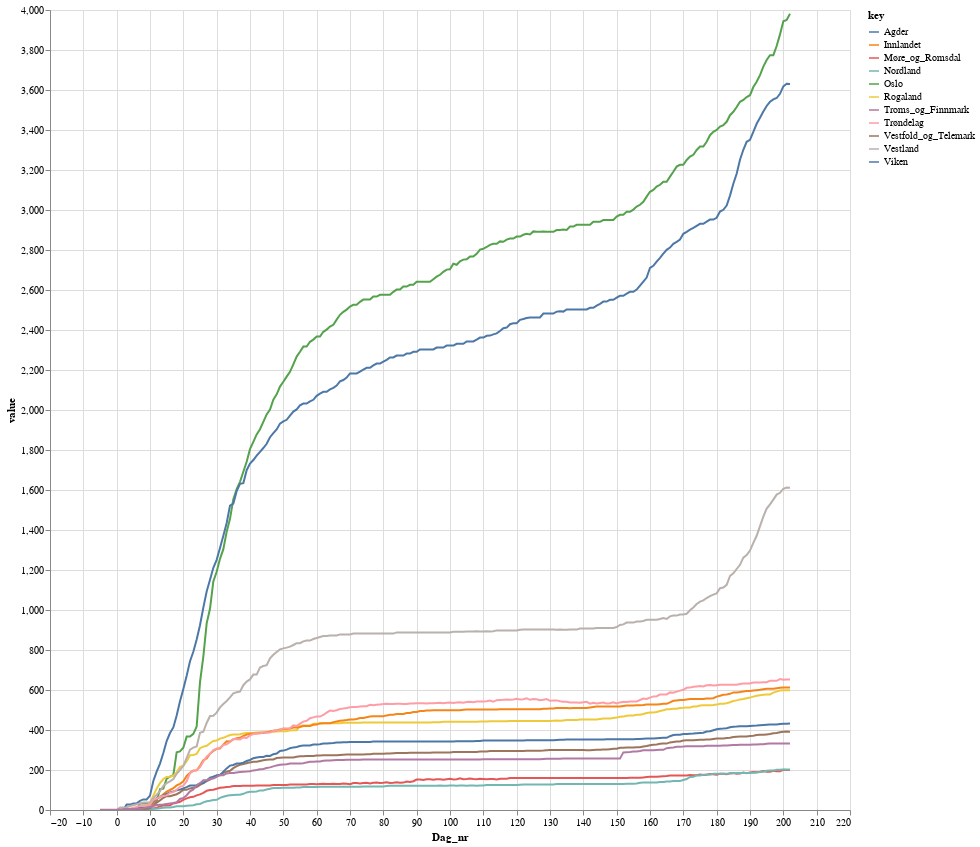

The notebook cell saved with this chart:
### Markdown cell above
**Data ansvar**

På nuværende tidspunkt findes adskillige kilder for corona virus.  

*   https://github.com/CSSEGISandData/COVID-19



For at kunne opnå en højere opløsning eller grandualieret kan det være nødvendigt hente lokal-specifik data.

Dette datasæt er hente ved af digitalisering af statiske billeder af grafer. 
http://getdata-graph-digitizer.com/

Denne metode tilføjere yderliger usikkerhed til validiteten af datasættet, men kan sometide lette dataindsamling.

### Code cell
#@title udvikling i corona smittet per fylke niveau
import pandas as pd
import altair as alt
url="https://raw.githubusercontent.com/jfrausig/test/master/covid_19_fylker_6.json"

data_json=pd.read_json(url)

#data_json.info()

alt.Chart(data_json).transform_fold(
    ['Oslo', 'Rogaland','Møre_og_Romsdal','Nordland','Viken','Innlandet','Vestfold_og_Telemark','Agder','Vestland','Trøndelag','Troms_og_Finnmark']
).mark_line().encode(
    x='Dag_nr:Q',
    y='value:Q',
    color='key:N'

).properties(
    width=800, height=800

).interactive()

### Figure 1 — Vega-Lite specification as saved in the notebook (floating-point values rounded to 4 significant figures; data arrays with more than 128 entries replaced by an {"elided": "..."} marker saying what was removed)
{"config": {"view": {"continuousWidth": 400, "continuousHeight": 300}}, "data": {"name": "data-cf79a1f4d0a00de1d6dbb570cca3464b"}, "mark": "line", "encoding": {"color": {"type": "nominal", "field": "key"}, "x": {"type": "quantitative", "field": "Dag_nr"}, "y": {"type": "quantitative", "field": "value"}}, "height": 800, "selection": {"selector006": {"type": "interval", "bind": "scales", "encodings": ["x", "y"]}}, "transform": [{"fold": ["Oslo", "Rogaland", "Møre_og_Romsdal", "Nordland", "Viken", "Innlandet", "Vestfold_og_Telemark", "Agder", "Vestland", "Trøndelag", "Troms_og_Finnmark"]}], "width": 800, "$schema": "https://vega.github.io/schema/vega-lite/v4.8.1.json", "datasets": {"data-cf79a1f4d0a00de1d6dbb570cca3464b": {"elided": "208 records"}}}
